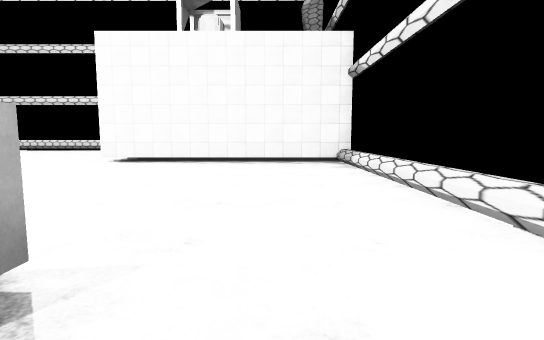
[1] (above)

19 first-person views from a walk through a 3-D level made in the Unity game engine. The camera is 1.4 m above the floor, tilts 6° down and sees 80° across. The floor is counted in squares, 2.4 m on a side. Each view is taken from the middle of a square. On the plan, view 1 faces up. The plan holds only what a view shows up to about 9 squares ahead; the rest is blank. The place goes on beyond the plan. The player character is not drawn. Some surface patterns are stand-ins.

[2]
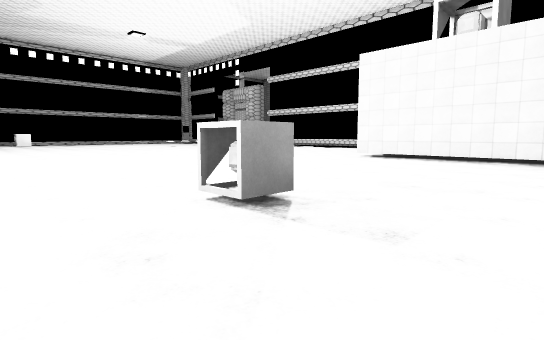

[3]
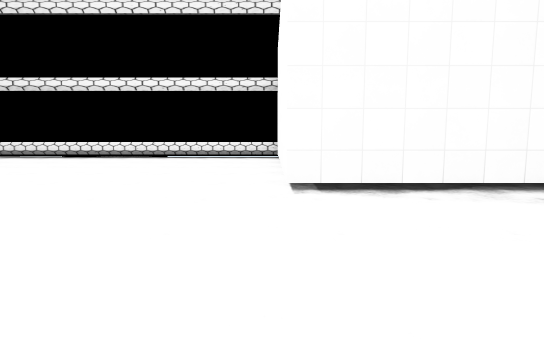

[4]
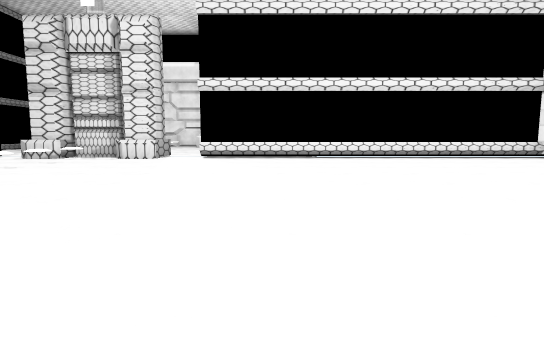

[5]
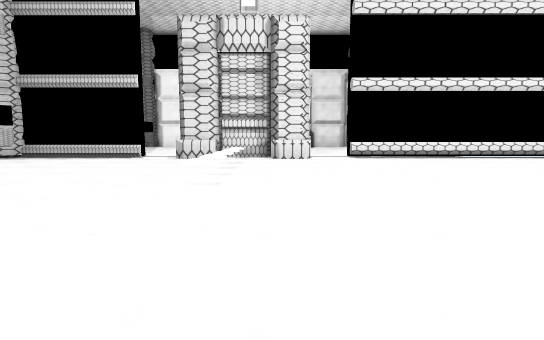

[6]
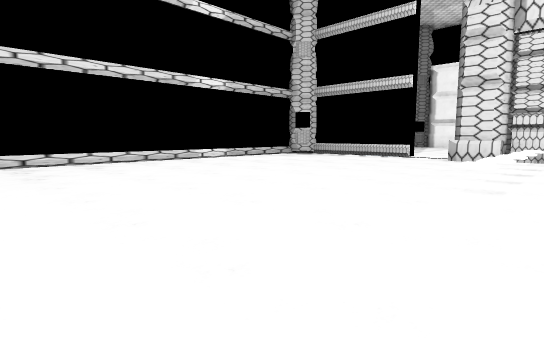

[7]
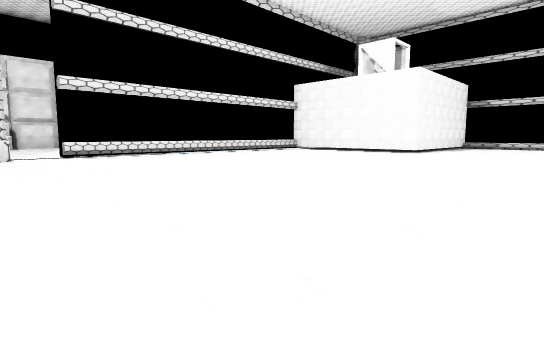

[8]
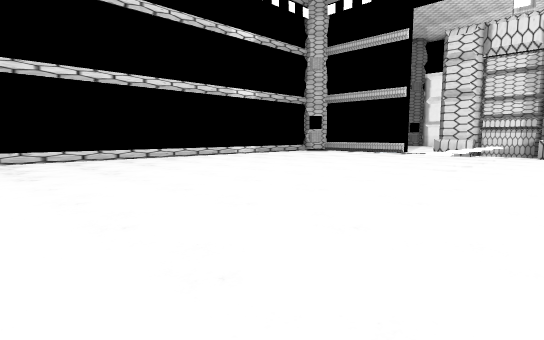

[9]
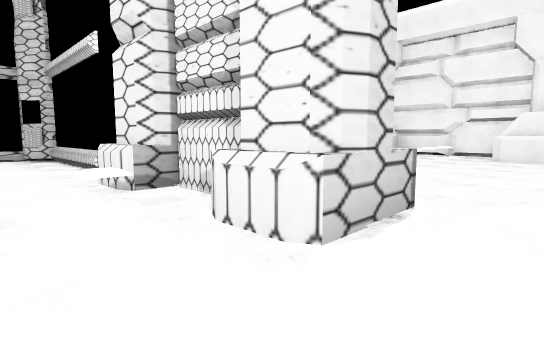

[10]
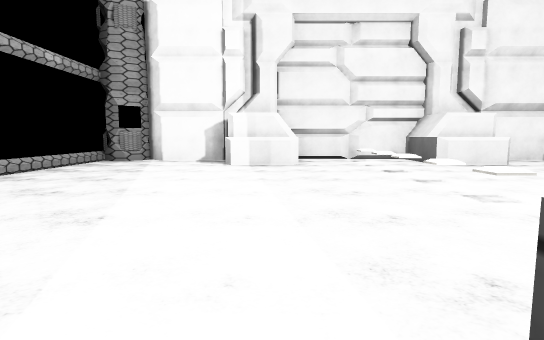

[11]
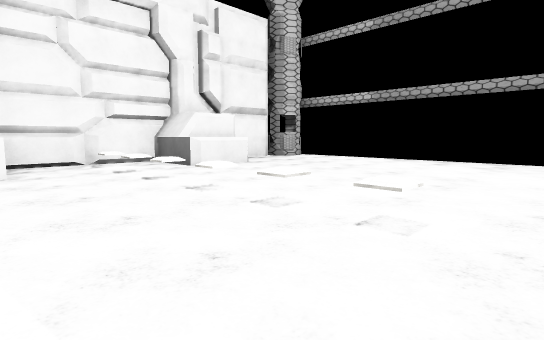

[12]
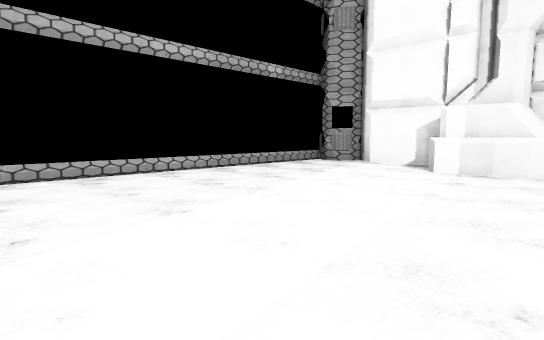

[13]
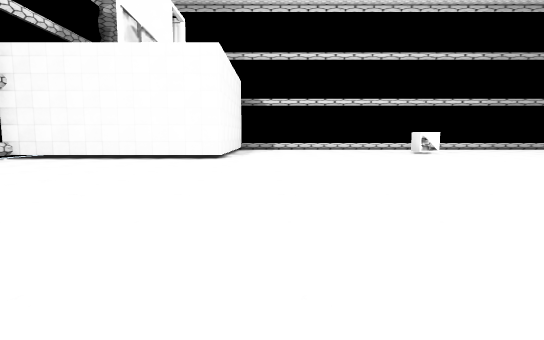

[14]
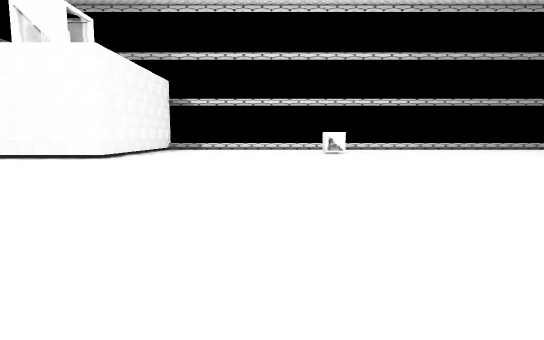

[15]
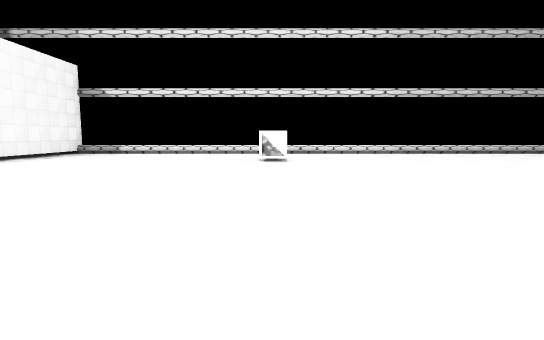

[16]
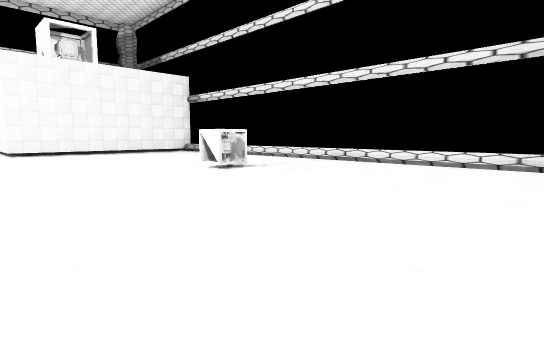

[17]
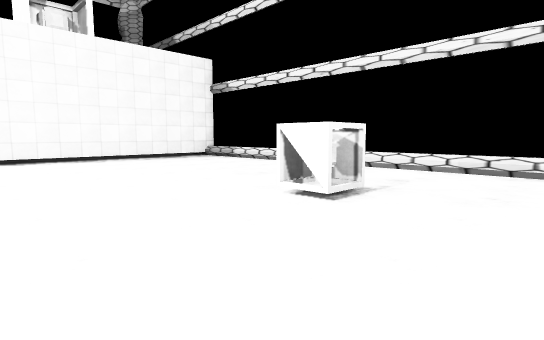

[18]
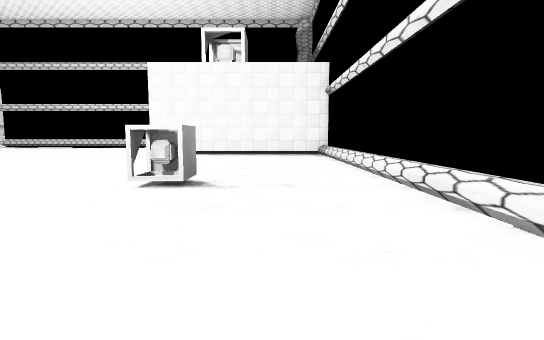

[19]
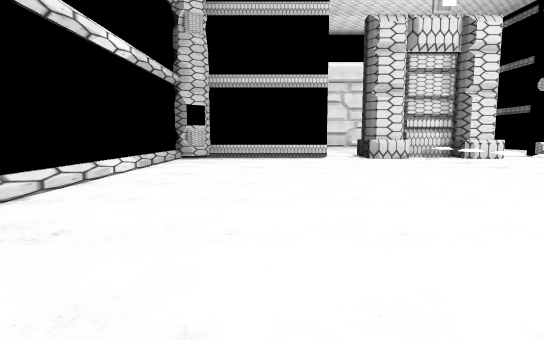

### Floor plan
Points are (right, up) in squares from view 1. A wall is a line through its corners. A room is listed if a view was taken in it or the views show most of it. See-through windows are left out.
Room 1 (views 1, 2, 3, 4, 5, 6, 7, 8, 9, 10, 11, 12, 13, 14, 15, 16, 17, 18, 19)
walls: (-14, 12.5) (-15, 12.5); (-15, 12.3) (-15, 12.9) (-16.5, 12.9) (-16.5, 12.3); (-14, 13.6) (-14, 12.3); (-16.5, 12.5) (-17.5, 12.5); (-17.5, 12.3) (-17.5, 13.6); (-18.5, 12.9) (-19.5, 12.9); (1.9, 7.3) (-3.9, 7.3) (-3.9, 12.5); (1.8, -3.4) (1.8, 5.6); (-21.5, 12.6) (-22.3, 12.1); (-13.2, 19.5) (-14.6, 19.5) (-14.6, 21.2) (-17.4, 21.2); (-13.2, 20) (-14.5, 20); (-11.5, 20.8) (-12.8, 20.8); (-17.5, 19.5) (-18.9, 19.5); (-17.6, 20) (-18.9, 20); (-15.7, 21.1) (-16.1, 21.3); (-19.4, 20.8) (-20.6, 20.8); (-20.9, 20.9) (-21.6, 20.5); (-21, 21.1) (-21.2, 20.6); (-22, 21) (-22, 14.4)
low walls: (-14, 12.3) (-15, 12.3); (-15.7, 12.1) (-15.7, 11.7) (-16.1, 11.7); (-3.9, 12.5) (-13, 12.5); (-16.5, 12.3) (-17.5, 12.3)
ways out: gap at (-16, 12); gap at (-16, 14); gap at (-13.5, 13)
objects: other object (-21, 13) to (-20, 13); other object (-1, 1)

Positions as (right, up) in squares from view 1, and headings:
1: (0, 0), facing up
2: (1, -1), facing up-left
3: (-4, 4), facing up
4: (-11, 4), facing up
5: (-15, 4), facing up
6: (-15, 4), facing up-left
7: (-15, 3), facing up-right
8: (-14, 2), facing up-left
9: (-13, 11), facing up-left
10: (-18, 13), facing up
11: (-18, 14), facing up-right
12: (-17, 14), facing up-left
13: (-12, 6), facing right
14: (-12, 3), facing right
15: (-9, 1), facing right
16: (-5, -4), facing up-right
17: (-4, -1), facing up-right
18: (0, -3), facing up
19: (-20, 4), facing up
